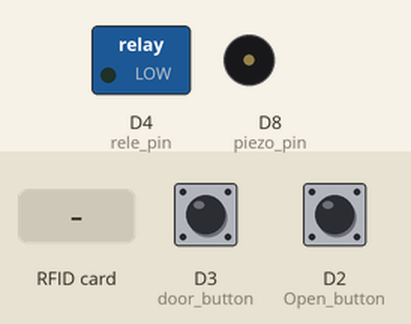
The sketch below on a simulated ESP8266 (NodeMCU). On the bench: switched loads named in the sketch (green lamp = pin HIGH), buzzer (waves = sounding). Inputs (shaded band) come from the test bench; at power-on: D2 (Open_button) LOW, D3 (door_button) HIGH. WiFi joins after 1.5 s; servers stay silent unless stated; what the sketch prints to the serial monitor is not drawn.

Above: at 4.5 s.
4.6 s: D2 (Open_button) pulled HIGH for 0.15 s
At 5.4 s:
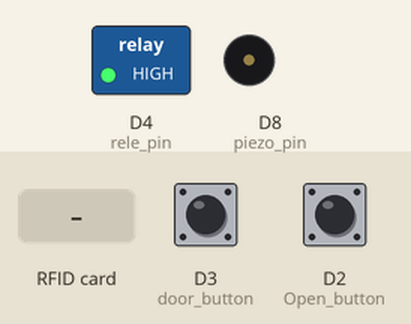
At 7.16 s:
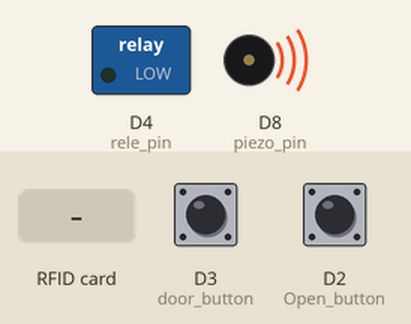
7.6 s: RFID card 5E 7A 19 C4 held to the reader
At 12.21 s:
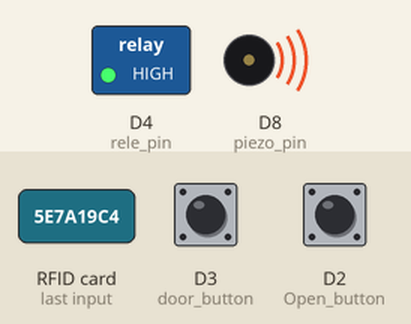
Timing chart, 0 to 15.7 s (numbered marks = the images above; inputs shaded):
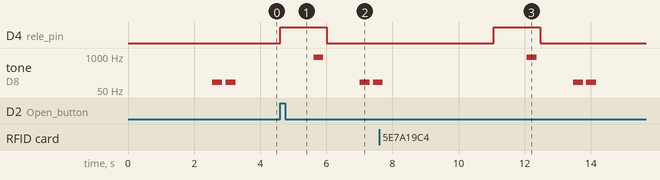

The sketch:

sketch_Door.ino
```cpp
#include <ESP8266WiFi.h>
#include <SPI.h>
#include <MFRC522.h>
const char* ssid = "Chertezh";
const char* password = "a1234509876";
const int id = 1;
const char* host = "192.168.78.123";
const uint16_t port = 80;

#define rele_pin D4
#define piezo_pin D8
#define Open_button D2
#define door_button D3
#define RST_PIN D9 // Configurable, see typical pin layout above
#define SS_PIN D10 // Configurable, see typical pin layout above

MFRC522 rfid(SS_PIN, RST_PIN); // Create MFRC522 instance.
int Time_open = 0;
bool locked = true;
int lock_timeout = 1000;

void setup() {
 Serial.begin(9600);
 SPI.begin();
 rfid.PCD_Init();
 pinMode(rele_pin, OUTPUT);
 pinMode(piezo_pin, OUTPUT);
 pinMode(Open_button, INPUT);
 pinMode(door_button, INPUT);

  WiFi.mode(WIFI_STA);
  WiFi.begin(ssid, password);

  while (WiFi.status() != WL_CONNECTED) {
    delay(500);
    Serial.print(".");
  }

  Serial.println("");
  Serial.println("WiFi connected");

 close();
 indicate(2);
}

void loop() {
 static uint32_t TimeDelays;
 if (rfid.PICC_IsNewCardPresent() and rfid.PICC_ReadCardSerial())
 {
  Serial.print("Open");
  for (uint8_t i = 0; i< rfid.uid.size;i++)
  {
  Serial.print(rfid.uid.uidByte[i],HEX);
  Serial.print(" ");
  }
  if(locked)
  {
   if (foundTag(rfid.uid.uidByte, rfid.uid.size))
   {
    Time_open = millis();
    Serial.print("Open");
    open();
    indicate(1);
    locked = false;
   }
   else if (millis()-TimeDelays >= 500)
   {
    indicate(2);
   }
  }
  TimeDelays = millis();
 }
 if (digitalRead(Open_button) == HIGH)
  {
   Time_open = millis();
   open();
   indicate(1);
   locked = false;
  }
  if(!isOpen())
  {
  Time_open = millis();
  }

  if (!locked and millis() - Time_open > lock_timeout) {
   close();
   indicate(2);
   locked = true;
  }
 static uint32_t rfidReboot = millis();
 if (millis() - rfidReboot > 3000)
 {
  rfidReboot = millis();
  digitalWrite(RST_PIN,HIGH);
  delay(1);
  digitalWrite(RST_PIN,LOW);
  rfid.PCD_Init();
 }
}

void indicate(uint8_t signal)
{
 switch (signal)
 {
  case 2:
   Serial.print("Deline");
   for (int i = 0; i < 2; i++)
   {
    tone(piezo_pin, 100);
    delay(300);
    noTone(piezo_pin);
    delay(100);
   }
   return;
  case 1:
   Serial.print("Success");
   tone(piezo_pin, 890);
   delay(300);
   noTone(piezo_pin);
   delay(100);
   return;
 }

}

int foundTag(uint8_t *key, uint8_t size) {

 String stroka = "";
 for(int i = 0; i < size;i++)
 {
 stroka +=String(key[i],HEX);
 }
 Serial.println(stroka);
 WiFiClient client;
 if (client.connect(host,port))
 {
 client.print("POST /arrive?");
 client.print("roomId=");
 client.print(id);
 client.print("&face=");
 client.print(stroka);
 client.print("&timeOut=-1");
 client.print("\n");
 String result = "false";
   //while (client.available()) {
    delay(2000);
    result = client.readString();
    Serial.print(result);
  //}
 client.println("Host: " + String(host));
 client.println("Connection: close");
 client.println();
 client.stop();
 client.flush();

 if (result == "false") {
 return false;
 } else {
  return true;
 }
 } else {
  Serial.print("Connection failed");
  return false;
 }
}

bool compareUIDs(uint8_t *in1, uint8_t *in2, uint8_t size) {
 for (uint8_t i = 0; i < size; i++) {
  if (in1[i] != in2[i]) {return false;}
 }
 return true;
}

void open()
 {
  digitalWrite(rele_pin,HIGH);
  delay(1000);
 }
 void close()
 {
  digitalWrite(rele_pin,LOW);
  delay(1000);
 }
  bool isOpen()
 {
  return digitalRead(door_button);
 }
```

Measured:
- after the input at 4.6 s, D4 (rele_pin): LOW → HIGH at once, → LOW 1.4 s later; tone on D8 (piezo_pin): plays 890 Hz for 0.30 s, 100 Hz for 0.30 s, 100 Hz for 0.19 s, starting after 1.0 s
- after the input at 7.6 s, D4 (rele_pin): LOW → HIGH after 3.5 s, → LOW 1.4 s later
